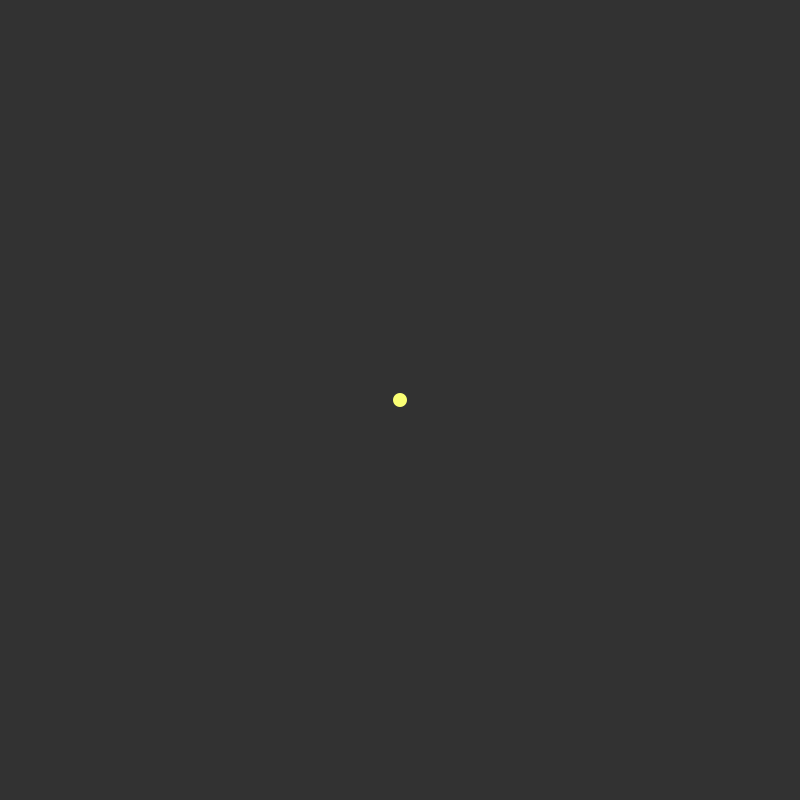
Frame 1 (no input)
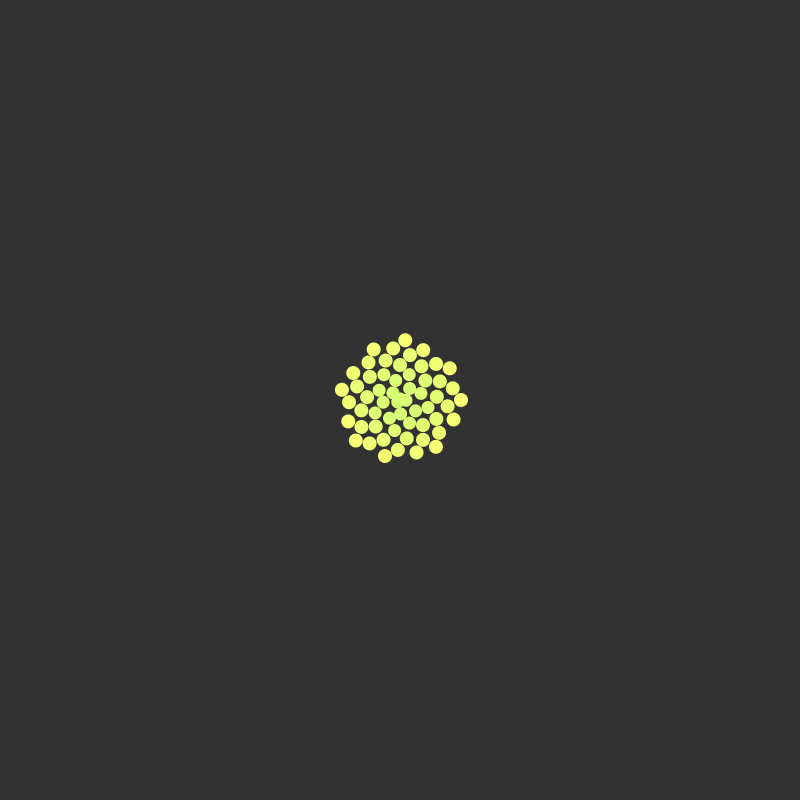
Frame 60 (the mouse pressed at the canvas centre just before this capture)
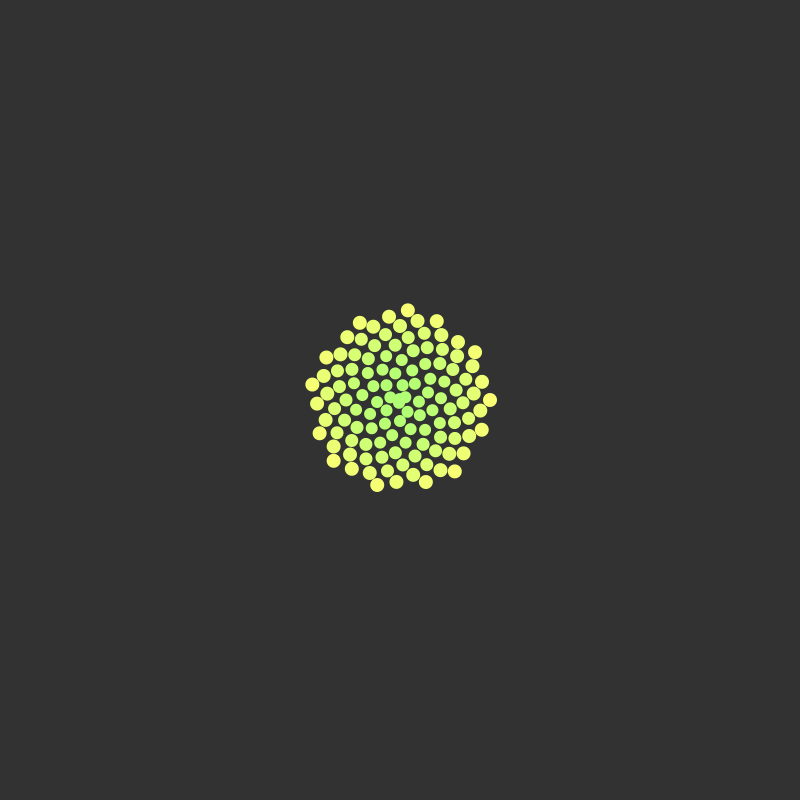
Frame 120 (the mouse held since frame 60 and released just before this capture)

The Processing sketch that drew these frames (run headless with seeded random() and noise(); from frame 60 on, the mouse is pressed at the canvas centre):

// Processing sketch: balls
// ── balls.pde
float goldenRatio = (1 + sqrt(5) / 2);
ArrayList<Ball> balls;
static final float BALL_SIZE = 14;
int counter = 0;

void setup() {
  size(800, 800);
  noStroke();

  balls = new ArrayList<Ball>();
  balls.add(new Ball(BALL_SIZE, 0));
}

void draw() {
  background(50);

  for (int i = balls.size() - 1; i >= 0; i--) {
    balls.get(i).shift(i, balls);
    balls.get(i).show(i);
    
    if(balls.get(i).hasGoneTooFar()) {
      balls.remove(i); 
    }
  }

  counter++;
  
  balls.add(new Ball(BALL_SIZE - (counter % 400)/40, counter * radians(137.5)));
  //balls.add(new Ball(BALL_SIZE - (counter % 400)/40, counter * goldenRatio * PI));
}
// ── Ball.pde
class Ball {

  PVector worldCenter, ballPosition, direction;
  float size;

  Ball(float diam, float angle) {
    this.size = diam;

    worldCenter = new PVector(width / 2, height / 2);
    ballPosition = worldCenter.copy();
    direction = new PVector(cos(angle), sin(angle));
    
  }

  void show(int index) {
    fill(map(index, 0, 255, 250, 90), 255, 116, 255); //map(index, 0, 255, 20, 255)
    ellipse(ballPosition.x, ballPosition.y, size, size); //rect
  }

  void shift(int index, ArrayList<Ball> balls) {
    for (int i = index + 1; i < balls.size() -1; i++) {
      if (PVector.dist(ballPosition, balls.get(i).ballPosition) < 14) {
        ballPosition.add(direction);
      }
    }
  }

  boolean hasGoneTooFar() {
    if (PVector.dist(ballPosition, worldCenter) > width / 3) {
      return true;
    }
    return false;
  }
}
